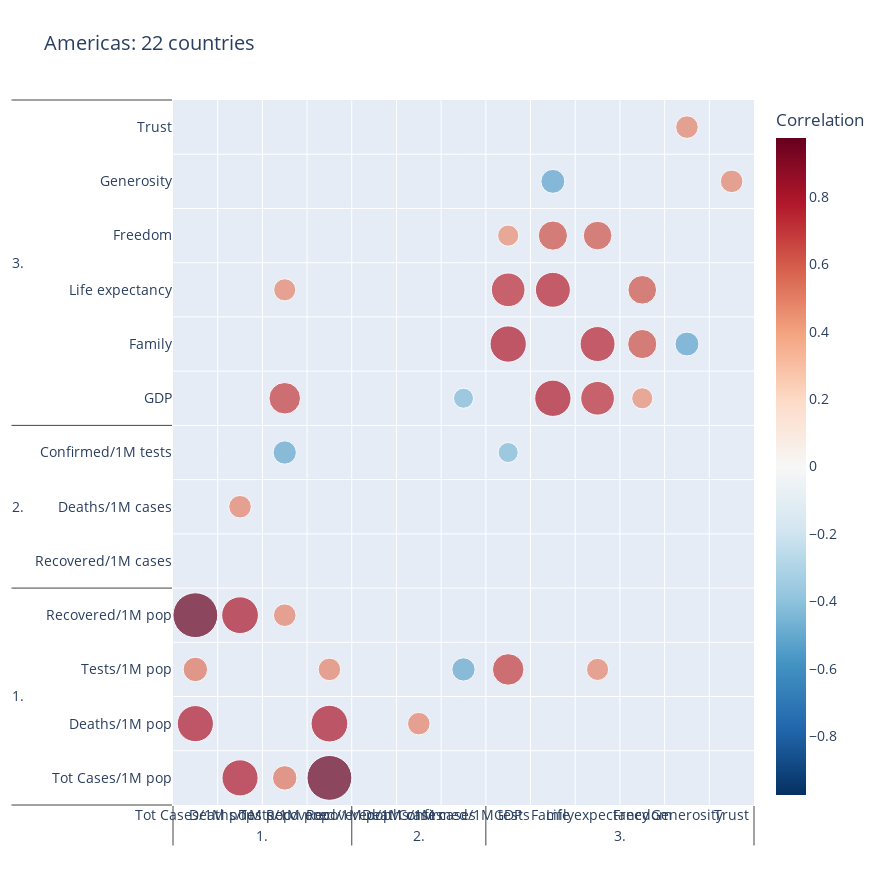
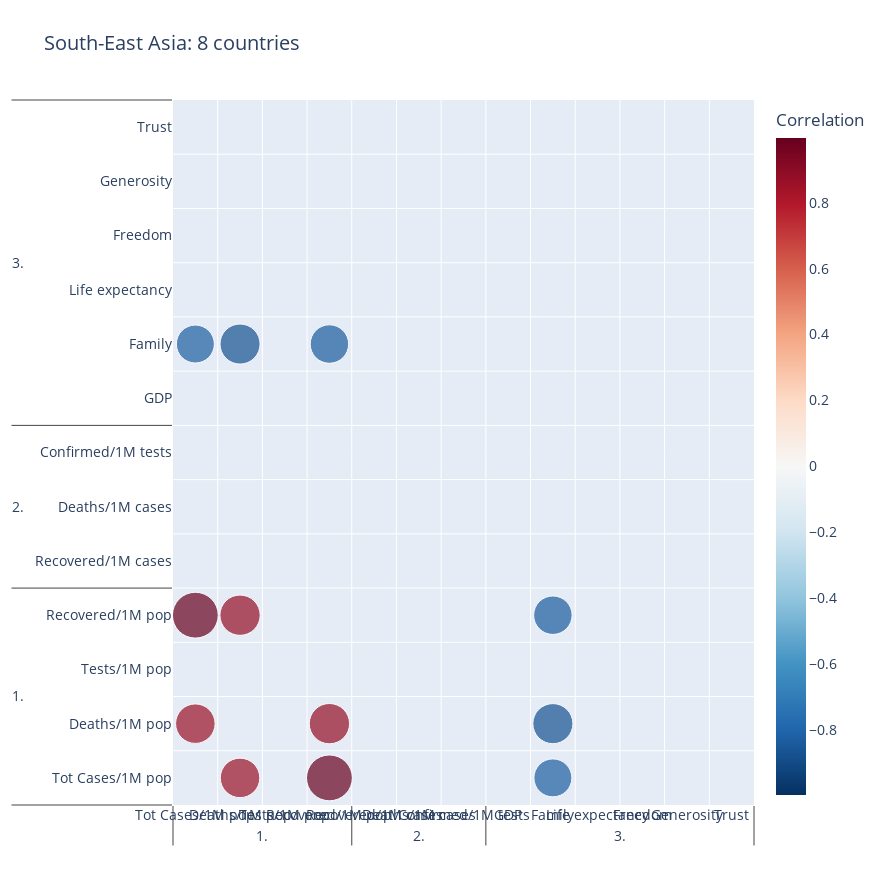
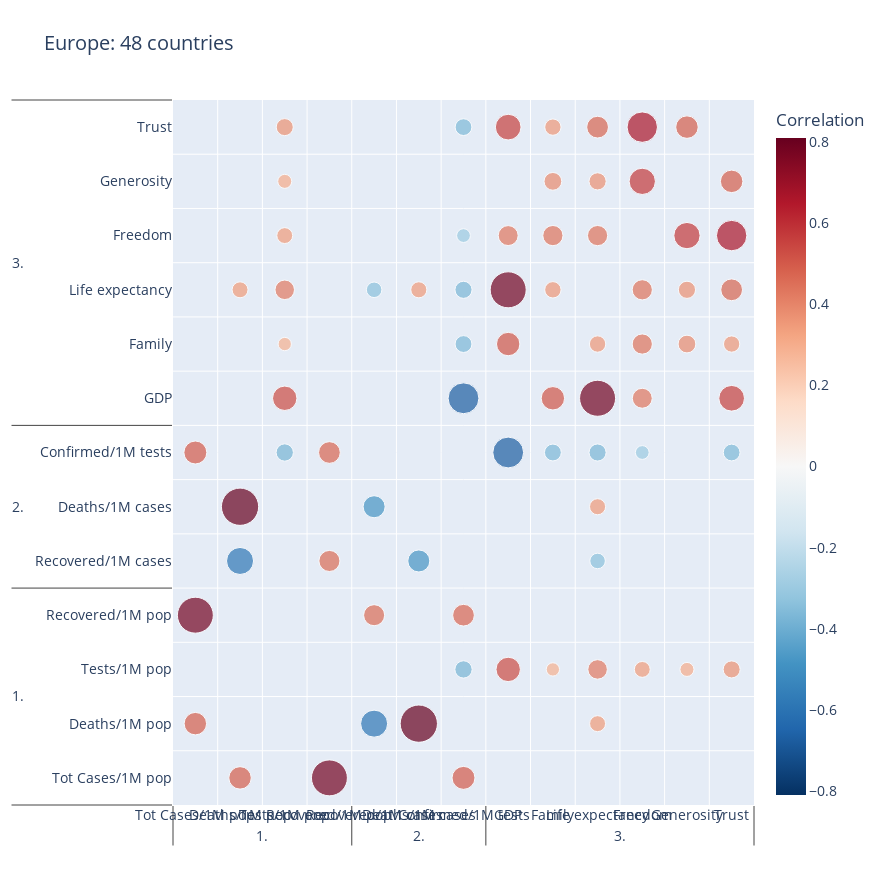
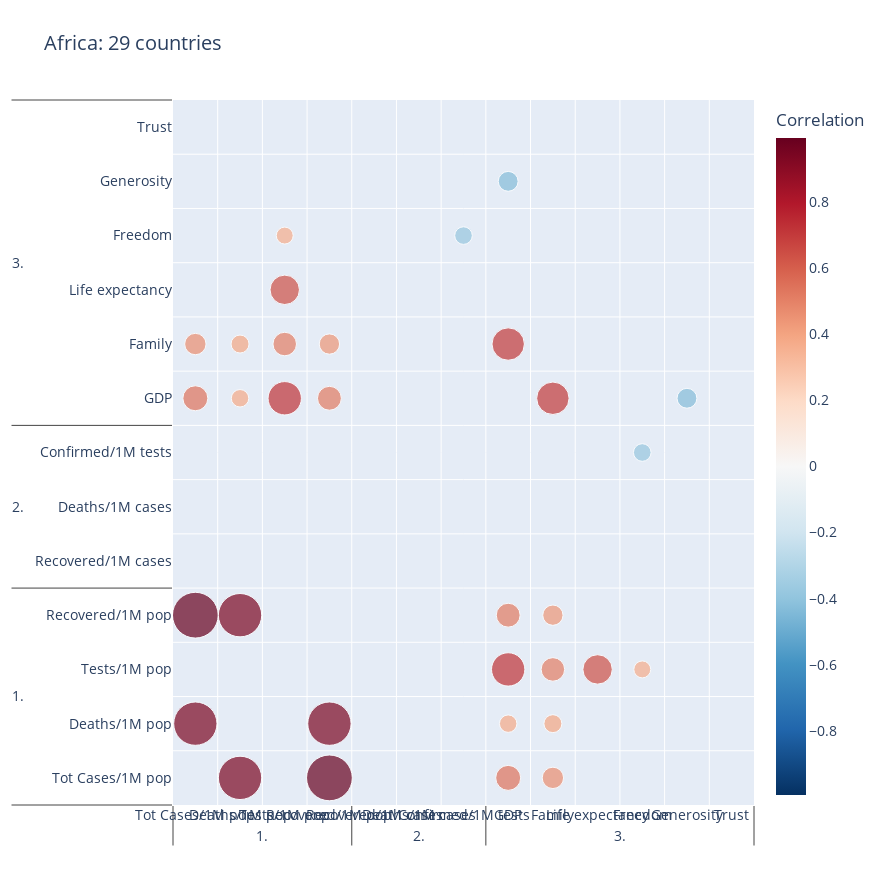

Notebook source saved alongside these figures, in order:
### Code cell
for region in for_correlo["WHO Region"].unique():
    regional = for_correlo[for_correlo["WHO Region"].isin([region])]
    fig = correlo(regional, to_use, 46, "RdBu_r", region + ": "+str(regional.shape[0])+ " countries", 
                  height=885, width= 885, fontsize=14, var_palette=var_palette)
    fig.show()

### Figure 1 — Plotly figure (JSON) as saved in the notebook; plotly's stock layout.template omitted (floating-point values rounded to 4 significant figures; data arrays with more than 128 entries replaced by an {"elided": "..."} marker saying what was removed)
{"data": [{"hoverinfo": "text", "hovertext": {"elided": "169 str values"}, "marker": {"cmid": 0, "color": {"elided": "169 float values"}, "colorbar": {"title": {"text": "Correlation"}}, "colorscale": [[0, "rgb(5,48,97)"], [0.1, "rgb(33,102,172)"], [0.2, "rgb(67,147,195)"], [0.3, "rgb(146,197,222)"], [0.4, "rgb(209,229,240)"], [0.5, "rgb(247,247,247)"], [0.6, "rgb(253,219,199)"], [0.7, "rgb(244,165,130)"], [0.8, "rgb(214,96,77)"], [0.9, "rgb(178,24,43)"], [1, "rgb(103,0,31)"]], "size": {"elided": "169 float values"}}, "mode": "markers", "type": "scatter", "x": {"elided": "2x169 str values"}, "y": {"elided": "2x169 str values"}}], "layout": {"font": {"size": 14}, "height": 885, "title": {"text": "Americas: 22 countries"}, "width": 885, "xaxis": {"range": [-0.5, 12.5], "showgrid": true, "ticklen": 0, "ticks": "outside", "tickson": "boundaries"}, "yaxis": {"range": [-0.5, 12.5], "showgrid": true, "ticklen": 0, "ticks": "outside", "tickson": "boundaries"}}}

### Figure 2 — Plotly figure (JSON) as saved in the notebook; plotly's stock layout.template omitted (floating-point values rounded to 4 significant figures; data arrays with more than 128 entries replaced by an {"elided": "..."} marker saying what was removed)
{"data": [{"hoverinfo": "text", "hovertext": {"elided": "169 str values"}, "marker": {"cmid": 0, "color": {"elided": "169 float values"}, "colorbar": {"title": {"text": "Correlation"}}, "colorscale": [[0, "rgb(5,48,97)"], [0.1, "rgb(33,102,172)"], [0.2, "rgb(67,147,195)"], [0.3, "rgb(146,197,222)"], [0.4, "rgb(209,229,240)"], [0.5, "rgb(247,247,247)"], [0.6, "rgb(253,219,199)"], [0.7, "rgb(244,165,130)"], [0.8, "rgb(214,96,77)"], [0.9, "rgb(178,24,43)"], [1, "rgb(103,0,31)"]], "size": {"elided": "169 float values"}}, "mode": "markers", "type": "scatter", "x": {"elided": "2x169 str values"}, "y": {"elided": "2x169 str values"}}], "layout": {"font": {"size": 14}, "height": 885, "title": {"text": "South-East Asia: 8 countries"}, "width": 885, "xaxis": {"range": [-0.5, 12.5], "showgrid": true, "ticklen": 0, "ticks": "outside", "tickson": "boundaries"}, "yaxis": {"range": [-0.5, 12.5], "showgrid": true, "ticklen": 0, "ticks": "outside", "tickson": "boundaries"}}}

### Figure 3 — Plotly figure (JSON) as saved in the notebook; plotly's stock layout.template omitted (floating-point values rounded to 4 significant figures; data arrays with more than 128 entries replaced by an {"elided": "..."} marker saying what was removed)
{"data": [{"hoverinfo": "text", "hovertext": {"elided": "169 str values"}, "marker": {"cmid": 0, "color": {"elided": "169 float values"}, "colorbar": {"title": {"text": "Correlation"}}, "colorscale": [[0, "rgb(5,48,97)"], [0.1, "rgb(33,102,172)"], [0.2, "rgb(67,147,195)"], [0.3, "rgb(146,197,222)"], [0.4, "rgb(209,229,240)"], [0.5, "rgb(247,247,247)"], [0.6, "rgb(253,219,199)"], [0.7, "rgb(244,165,130)"], [0.8, "rgb(214,96,77)"], [0.9, "rgb(178,24,43)"], [1, "rgb(103,0,31)"]], "size": {"elided": "169 float values"}}, "mode": "markers", "type": "scatter", "x": {"elided": "2x169 str values"}, "y": {"elided": "2x169 str values"}}], "layout": {"font": {"size": 14}, "height": 885, "title": {"text": "Europe: 48 countries"}, "width": 885, "xaxis": {"range": [-0.5, 12.5], "showgrid": true, "ticklen": 0, "ticks": "outside", "tickson": "boundaries"}, "yaxis": {"range": [-0.5, 12.5], "showgrid": true, "ticklen": 0, "ticks": "outside", "tickson": "boundaries"}}}

### Figure 4 — Plotly figure (JSON) as saved in the notebook; plotly's stock layout.template omitted (floating-point values rounded to 4 significant figures; data arrays with more than 128 entries replaced by an {"elided": "..."} marker saying what was removed)
{"data": [{"hoverinfo": "text", "hovertext": {"elided": "169 str values"}, "marker": {"cmid": 0, "color": {"elided": "169 float values"}, "colorbar": {"title": {"text": "Correlation"}}, "colorscale": [[0, "rgb(5,48,97)"], [0.1, "rgb(33,102,172)"], [0.2, "rgb(67,147,195)"], [0.3, "rgb(146,197,222)"], [0.4, "rgb(209,229,240)"], [0.5, "rgb(247,247,247)"], [0.6, "rgb(253,219,199)"], [0.7, "rgb(244,165,130)"], [0.8, "rgb(214,96,77)"], [0.9, "rgb(178,24,43)"], [1, "rgb(103,0,31)"]], "size": {"elided": "169 float values"}}, "mode": "markers", "type": "scatter", "x": {"elided": "2x169 str values"}, "y": {"elided": "2x169 str values"}}], "layout": {"font": {"size": 14}, "height": 885, "title": {"text": "Africa: 29 countries"}, "width": 885, "xaxis": {"range": [-0.5, 12.5], "showgrid": true, "ticklen": 0, "ticks": "outside", "tickson": "boundaries"}, "yaxis": {"range": [-0.5, 12.5], "showgrid": true, "ticklen": 0, "ticks": "outside", "tickson": "boundaries"}}}
